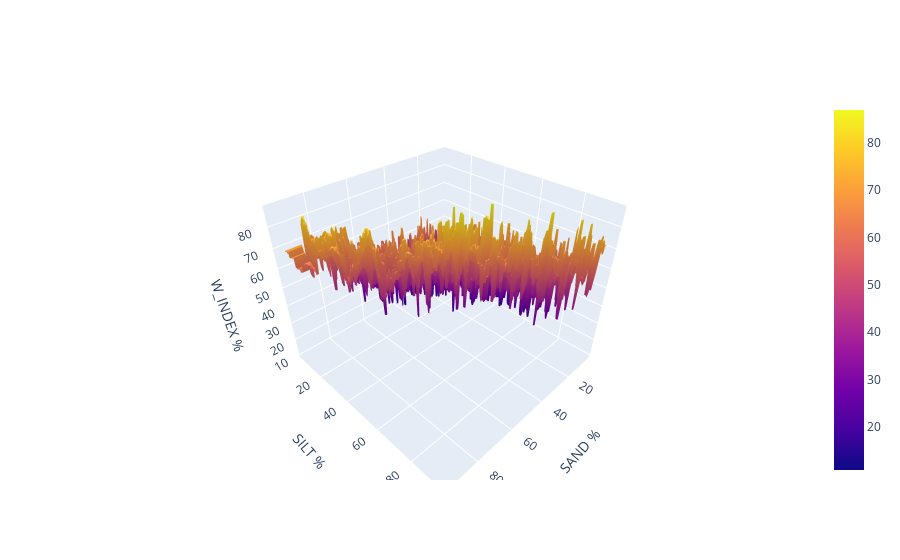

Write notebook code for a chart like this one.
### Code cell
fig.update_layout(scene = dict(
                    xaxis_title='SAND %',
                    yaxis_title='SILT %',
                    zaxis_title='W_INDEX %'),)

### Figure 1 — Plotly figure (JSON) as saved in the notebook; plotly's stock layout.template omitted (floating-point values rounded to 4 significant figures; data arrays with more than 128 entries replaced by an {"elided": "..."} marker saying what was removed)
{"data": [{"type": "surface", "x": {"elided": "250 float values"}, "y": {"elided": "250 float values"}, "z": {"elided": "250x250 float values"}}], "layout": {"scene": {"xaxis": {"title": {"text": "SAND %"}}, "yaxis": {"title": {"text": "SILT %"}}, "zaxis": {"title": {"text": "W_INDEX %"}}}, "xaxis": {"title": {"text": "W_INDEX %"}}}}
